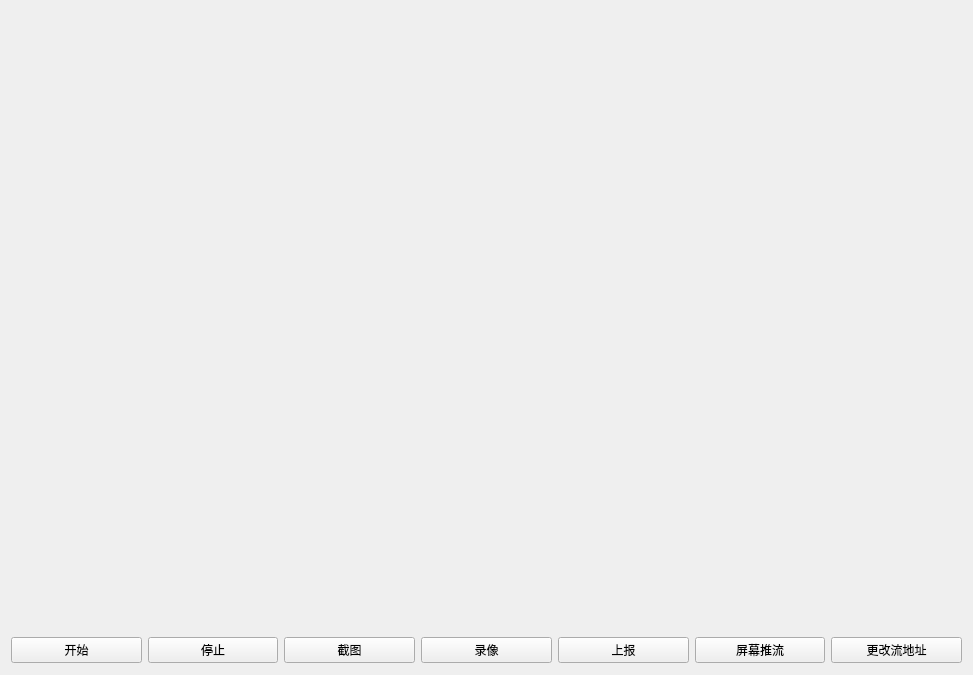
<?xml version="1.0" encoding="UTF-8"?>
<ui version="4.0">
 <class>VideoProcessWidget</class>
 <widget class="QWidget" name="VideoProcessWidget">
  <property name="geometry">
   <rect>
    <x>0</x>
    <y>0</y>
    <width>973</width>
    <height>675</height>
   </rect>
  </property>
  <property name="windowTitle">
   <string>VideoProcessWidget</string>
  </property>
  <property name="styleSheet">
   <string notr="true"/>
  </property>
  <layout class="QVBoxLayout" name="verticalLayout_2">
   <property name="spacing">
    <number>0</number>
   </property>
   <property name="leftMargin">
    <number>0</number>
   </property>
   <property name="topMargin">
    <number>0</number>
   </property>
   <property name="rightMargin">
    <number>0</number>
   </property>
   <property name="bottomMargin">
    <number>0</number>
   </property>
   <item>
    <widget class="QWidget" name="widget" native="true">
     <layout class="QVBoxLayout" name="verticalLayout" stretch="1,0">
      <property name="spacing">
       <number>0</number>
      </property>
      <property name="leftMargin">
       <number>0</number>
      </property>
      <property name="topMargin">
       <number>0</number>
      </property>
      <property name="rightMargin">
       <number>0</number>
      </property>
      <property name="bottomMargin">
       <number>0</number>
      </property>
      <item>
       <widget class="QLabel" name="label">
        <property name="text">
         <string/>
        </property>
       </widget>
      </item>
      <item>
       <widget class="QWidget" name="widget_test" native="true">
        <property name="minimumSize">
         <size>
          <width>0</width>
          <height>50</height>
         </size>
        </property>
        <layout class="QHBoxLayout" name="horizontalLayout">
         <item>
          <widget class="QPushButton" name="startBtn">
           <property name="text">
            <string>开始</string>
           </property>
          </widget>
         </item>
         <item>
          <widget class="QPushButton" name="stopBtn">
           <property name="text">
            <string>停止</string>
           </property>
          </widget>
         </item>
         <item>
          <widget class="QPushButton" name="snapshotBtn">
           <property name="text">
            <string>截图</string>
           </property>
          </widget>
         </item>
         <item>
          <widget class="QPushButton" name="recordBtn">
           <property name="text">
            <string>录像</string>
           </property>
           <property name="checkable">
            <bool>true</bool>
           </property>
          </widget>
         </item>
         <item>
          <widget class="QPushButton" name="relayBtn">
           <property name="text">
            <string>上报</string>
           </property>
           <property name="checkable">
            <bool>true</bool>
           </property>
          </widget>
         </item>
         <item>
          <widget class="QPushButton" name="ScreenPushBtn">
           <property name="text">
            <string>屏幕推流</string>
           </property>
           <property name="checkable">
            <bool>true</bool>
           </property>
          </widget>
         </item>
         <item>
          <widget class="QPushButton" name="changeBtn">
           <property name="text">
            <string>更改流地址</string>
           </property>
          </widget>
         </item>
        </layout>
       </widget>
      </item>
     </layout>
    </widget>
   </item>
  </layout>
 </widget>
 <layoutdefault spacing="6" margin="11"/>
 <resources/>
 <connections/>
</ui>
